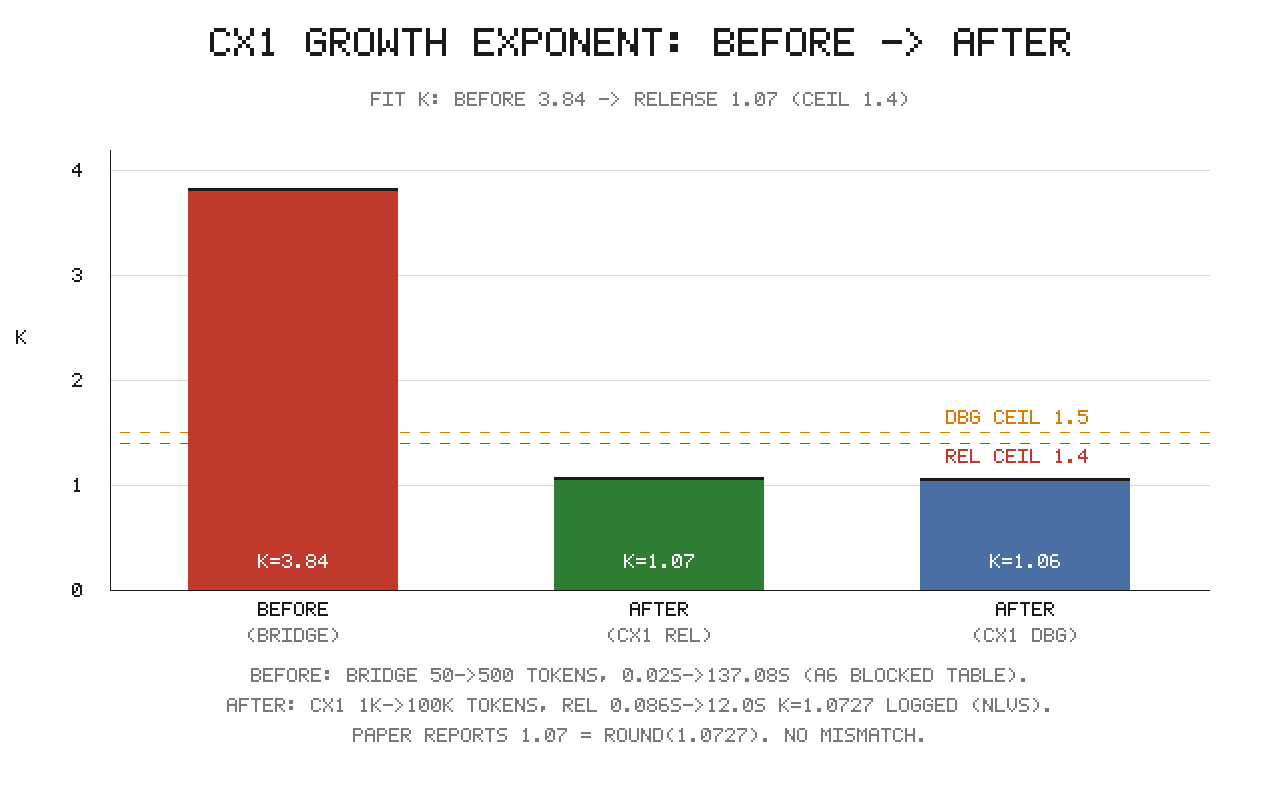

This figure's Python source:
#!/usr/bin/env python3
"""CX1 growth-exponent before/after chart for the submission video.

Reads docs/video/scaling-cx1.dat (logged timings + logged k values with
source citations), fits k with the same least-squares log-log estimator as
the CX1 cage (src/fabric/tests/decision_cx1.rs `growth_exponent`), asserts
the fits match the logged values, and writes docs/video/scaling-cx1.png.

Stdlib only (zlib + struct PNG writer, embedded 5x7 bitmap font): no
matplotlib, no PIL. Run: python3 docs/video/scaling-cx1.py.
"""
import math
import struct
import sys
import zlib
from pathlib import Path

HERE = Path(__file__).resolve().parent
DAT = HERE / "scaling-cx1.dat"
OUT = HERE / "scaling-cx1.png"

TOL = 0.01  # fit-vs-logged tolerance (logged points are 2-3 sig figs)


def growth_exponent(times):
    """Least-squares growth exponent: time = c*n^k => k = log-log slope."""
    n = len(times)
    sl = sum(math.log(r) for r, _ in times)
    st = sum(math.log(t) for _, t in times)
    sl2 = sum(math.log(r) ** 2 for r, _ in times)
    slt = sum(math.log(r) * math.log(t) for r, t in times)
    return (n * slt - sl * st) / (n * sl2 - sl * sl)


def parse_dat(path):
    series = {"BEFORE": [], "AFTER_RELEASE": [], "AFTER_DEBUG": []}
    logged = {}
    tol = {}
    ceil = {}
    paper = None
    for line in path.read_text().splitlines():
        line = line.strip()
        if not line or line.startswith("#"):
            continue
        parts = line.split()
        if parts[0] in series:
            series[parts[0]].append((int(parts[1]), float(parts[2])))
        elif parts[0] == "LOGGED_K":
            logged[parts[1]] = float(parts[2])
        elif parts[0] == "LOGGED_TOL":
            tol[parts[1]] = float(parts[2])
        elif parts[0] == "CEIL":
            ceil[parts[1]] = float(parts[2])
        elif parts[0] == "PAPER_K":
            paper = float(parts[1])
        else:
            raise ValueError(f"bad line: {line}")
    return series, logged, tol, ceil, paper


# 5x7 bitmap font (uppercase + digits + " .,;:=->()/+!"), '#' = ink.
FONT = {
    'A': (".###.", "#...#", "#...#", "#####", "#...#", "#...#", "#...#"),
    'B': ("####.", "#...#", "#...#", "####.", "#...#", "#...#", "####."),
    'C': (".###.", "#...#", "#....", "#....", "#....", "#...#", ".###."),
    'D': ("####.", "#...#", "#...#", "#...#", "#...#", "#...#", "####."),
    'E': ("#####", "#....", "#....", "####.", "#....", "#....", "#####"),
    'F': ("#####", "#....", "#....", "####.", "#....", "#....", "#...."),
    'G': (".###.", "#...#", "#....", "#.###", "#...#", "#...#", ".###."),
    'H': ("#...#", "#...#", "#...#", "#####", "#...#", "#...#", "#...#"),
    'I': ("#####", "..#..", "..#..", "..#..", "..#..", "..#..", "#####"),
    'J': ("..###", "...#.", "...#.", "...#.", "...#.", "#..#.", ".##.."),
    'K': ("#...#", "#..#.", "#.#..", "##...", "#.#..", "#..#.", "#...#"),
    'L': ("#....", "#....", "#....", "#....", "#....", "#....", "#####"),
    'M': ("#...#", "##.##", "#.#.#", "#.#.#", "#...#", "#...#", "#...#"),
    'N': ("#...#", "##..#", "##..#", "#.#.#", "#..##", "#..##", "#...#"),
    'O': (".###.", "#...#", "#...#", "#...#", "#...#", "#...#", ".###."),
    'P': ("####.", "#...#", "#...#", "####.", "#....", "#....", "#...."),
    'Q': (".###.", "#...#", "#...#", "#...#", "#.#.#", "#..#.", ".##.#"),
    'R': ("####.", "#...#", "#...#", "####.", "#.#..", "#..#.", "#...#"),
    'S': (".####", "#....", "#....", ".###.", "....#", "....#", "####."),
    'T': ("#####", "..#..", "..#..", "..#..", "..#..", "..#..", "..#.."),
    'U': ("#...#", "#...#", "#...#", "#...#", "#...#", "#...#", ".###."),
    'V': ("#...#", "#...#", "#...#", "#...#", "#...#", ".#.#.", "..#.."),
    'W': ("#...#", "#...#", "#...#", "#.#.#", "#.#.#", "##.##", "#...#"),
    'X': ("#...#", "#...#", ".#.#.", "..#..", ".#.#.", "#...#", "#...#"),
    'Y': ("#...#", "#...#", ".#.#.", "..#..", "..#..", "..#..", "..#.."),
    'Z': ("#####", "....#", "...#.", "..#..", ".#...", "#....", "#####"),
    '0': (".###.", "#..##", "#.#.#", "#.#.#", "##..#", "#...#", ".###."),
    '1': ("..#..", ".##..", "..#..", "..#..", "..#..", "..#..", ".###."),
    '2': (".###.", "#...#", "....#", "...#.", "..#..", ".#...", "#####"),
    '3': (".###.", "#...#", "....#", "..##.", "....#", "#...#", ".###."),
    '4': ("...#.", "..##.", ".#.#.", "#..#.", "#####", "...#.", "...#."),
    '5': ("#####", "#....", "####.", "....#", "....#", "#...#", ".###."),
    '6': (".###.", "#....", "#....", "####.", "#...#", "#...#", ".###."),
    '7': ("#####", "....#", "...#.", "..#..", ".#...", ".#...", ".#..."),
    '8': (".###.", "#...#", "#...#", ".###.", "#...#", "#...#", ".###."),
    '9': (".###.", "#...#", "#...#", ".####", "....#", "....#", ".###."),
    ' ': (".....", ".....", ".....", ".....", ".....", ".....", "....."),
    '.': (".....", ".....", ".....", ".....", ".....", ".##..", ".##.."),
    ',': (".....", ".....", ".....", ".....", ".##..", ".##..", ".#..."),
    ';': (".....", ".##..", ".##..", ".....", ".##..", ".##..", ".#..."),
    ':': (".....", ".##..", ".##..", ".....", ".##..", ".##..", "....."),
    '=': (".....", ".....", "#####", ".....", "#####", ".....", "....."),
    '-': (".....", ".....", ".....", "#####", ".....", ".....", "....."),
    '>': ("#....", ".#...", "..#..", "...#.", "..#..", ".#...", "#...."),
    '(': ("...#.", "..#..", ".#...", ".#...", ".#...", "..#..", "...#."),
    ')': (".#...", "..#..", "...#.", "...#.", "...#.", "..#..", ".#..."),
    '/': ("....#", "....#", "...#.", "..#..", ".#...", "#....", "#...."),
    '+': (".....", "..#..", "..#..", "#####", "..#..", "..#..", "....."),
    '!': ("..#..", "..#..", "..#..", "..#..", "..#..", ".....", "..#.."),
}

W, H = 1280, 800
WHITE = (255, 255, 255)
BLACK = (26, 26, 26)
GREY = (216, 216, 216)
DGREY = (120, 120, 120)
RED = (192, 57, 43)
GREEN = (47, 125, 50)
BLUE = (74, 111, 165)
ORANGE = (217, 123, 0)


class Canvas:
    def __init__(self, w, h, bg):
        self.w, self.h = w, h
        self.px = bytearray(bg * (w * h))

    def rect(self, x0, y0, x1, y1, rgb):
        for y in range(max(0, y0), min(self.h, y1)):
            row = y * self.w * 3
            for x in range(max(0, x0), min(self.w, x1)):
                o = row + x * 3
                self.px[o:o + 3] = bytes(rgb)

    def hline(self, x0, x1, y, rgb, dash=0):
        for x in range(x0, x1):
            if dash and (x // dash) % 2:
                continue
            if 0 <= x < self.w and 0 <= y < self.h:
                o = (y * self.w + x) * 3
                self.px[o:o + 3] = bytes(rgb)

    def vline(self, x, y0, y1, rgb):
        for y in range(y0, y1):
            if 0 <= x < self.w and 0 <= y < self.h:
                o = (y * self.w + x) * 3
                self.px[o:o + 3] = bytes(rgb)

    def text(self, x, y, s, rgb, scale=2):
        cx = x
        for ch in s.upper():
            glyph = FONT.get(ch)
            if glyph is None:
                raise ValueError(f"font lacks {ch!r} (keep labels ASCII/upper)")
            for gy, row in enumerate(glyph):
                for gx, bit in enumerate(row):
                    if bit == '#':
                        self.rect(cx + gx * scale, y + gy * scale,
                                  cx + gx * scale + scale,
                                  y + gy * scale + scale, rgb)
            cx += 6 * scale
        return cx

    def text_center(self, x0, x1, y, s, rgb, scale=2):
        w = len(s) * 6 * scale - scale
        self.text((x0 + x1 - w) // 2, y, s, rgb, scale)

    def png_bytes(self):
        raw = bytearray()
        for y in range(self.h):
            raw.append(0)
            raw += self.px[y * self.w * 3:(y + 1) * self.w * 3]
        def chunk(tag, data):
            return (struct.pack(">I", len(data)) + tag + data +
                    struct.pack(">I", zlib.crc32(tag + data) & 0xFFFFFFFF))
        return (b"\x89PNG\r\n\x1a\n" +
                chunk(b"IHDR", struct.pack(">IIBBBBB", self.w, self.h,
                                           8, 2, 0, 0, 0)) +
                chunk(b"IDAT", zlib.compress(bytes(raw), 9)) +
                chunk(b"IEND", b""))


def main():
    series, logged, tol, ceil, paper = parse_dat(DAT)
    k = {name: growth_exponent(pts) for name, pts in series.items()}

    # Verification: fits must reproduce the logged k values (per-series
    # tolerance from the dat file, default TOL), and the paper's value
    # must be round(logged_release, 2). Any mismatch aborts before any
    # PNG is written. Every numeric expectation comes from the dat file.
    for name, want in logged.items():
        got = k[name]
        t = tol.get(name, TOL)
        print(f"{name}: fit k={got:.4f} logged k={want:.4f} "
              f"tol={t} diff={abs(got - want):.4f}")
        assert abs(got - want) <= t, \
            f"{name}: fit {got:.4f} != logged {want:.4f}"
    assert round(logged["AFTER_RELEASE"], 2) == paper, \
        f"paper {paper} != round(logged {logged['AFTER_RELEASE']})"
    print(f"paper {paper} == round({logged['AFTER_RELEASE']}, 2): "
          f"NO MISMATCH")

    c = Canvas(W, H, WHITE)
    c.text_center(0, W, 28, "CX1 GROWTH EXPONENT: BEFORE -> AFTER",
                  BLACK, scale=4)
    c.text_center(0, W, 92,
                  f"FIT K: BEFORE {k['BEFORE']:.2f} -> RELEASE "
                  f"{k['AFTER_RELEASE']:.2f} (CEIL {ceil['RELEASE']})",
                  DGREY, scale=2)

    # Plot geometry.
    L, R, T, B = 110, 1210, 150, 590
    KMAX = 4.2
    def y_of(kv):
        return int(B - (B - T) * kv / KMAX)
    c.rect(L, T, R, B, WHITE)
    for tick in (0, 1, 2, 3, 4):
        y = y_of(tick)
        c.hline(L, R, y, GREY)
        c.text(72, y - 7, str(tick), BLACK, scale=2)
    c.vline(L, T, B + 1, BLACK)
    c.hline(L, R, B, BLACK)
    c.text(16, (T + B) // 2 - 40, "K", BLACK, scale=2)

    # Ceiling lines (CX1 gates from the nlvs bead). The 1.4/1.5 lines
    # sit ~10 px apart, so their tags go on opposite sides of the lines.
    for key, color, dy in (("RELEASE", RED, 6), ("DEBUG", ORANGE, -22)):
        y = y_of(ceil[key])
        c.hline(L + 2, R, y, color, dash=10)
        tag = f"{'REL' if key == 'RELEASE' else 'DBG'} CEIL {ceil[key]}"
        c.text(R - 24 * 11, y + dy, tag, color, scale=2)

    # Bars: (label, sublabel, k, color).
    bars = (("BEFORE", "(BRIDGE)", k["BEFORE"], RED),
            ("AFTER", "(CX1 REL)", k["AFTER_RELEASE"], GREEN),
            ("AFTER", "(CX1 DBG)", k["AFTER_DEBUG"], BLUE))
    slot = (R - L) // 3
    for i, (lab, sub, kv, color) in enumerate(bars):
        x0 = L + i * slot + 78
        x1 = L + (i + 1) * slot - 78
        y = y_of(kv)
        c.rect(x0, y, x1, B, color)
        c.rect(x0, y, x1, y + 3, BLACK)
        # Value in white inside the bar base: short bars sit under the
        # ceiling dashes, so a top label would collide with them.
        val = f"K={kv:.2f}"
        c.text_center(x0, x1, B - 36, val, WHITE, scale=2)
        c.text_center(x0 - 40, x1 + 40, B + 12, lab, BLACK, scale=2)
        c.text_center(x0 - 40, x1 + 40, B + 38, sub, DGREY, scale=2)

    # Footer: logged timing points + paper check.
    b0, b1 = series["BEFORE"][0], series["BEFORE"][-1]
    a0, a1 = series["AFTER_RELEASE"][0], series["AFTER_RELEASE"][-1]
    foot = [
        f"BEFORE: BRIDGE {b0[0]}->{b1[0]} TOKENS, "
        f"{b0[1]}S->{b1[1]}S (A6 BLOCKED TABLE).",
        f"AFTER: CX1 {a0[0] // 1000}K->{a1[0] // 1000}K TOKENS, "
        f"REL {a0[1]}S->{a1[1]}S K={logged['AFTER_RELEASE']:.4f} "
        f"LOGGED (NLVS).",
        f"PAPER REPORTS {paper:.2f} = ROUND({logged['AFTER_RELEASE']:.4f}). "
        f"NO MISMATCH.",
    ]
    y = 668
    for line in foot:
        c.text_center(0, W, y, line, DGREY, scale=2)
        y += 30

    OUT.write_bytes(c.png_bytes())
    print(f"wrote {OUT} ({OUT.stat().st_size} bytes)")
    return 0


if __name__ == "__main__":
    sys.exit(main())
